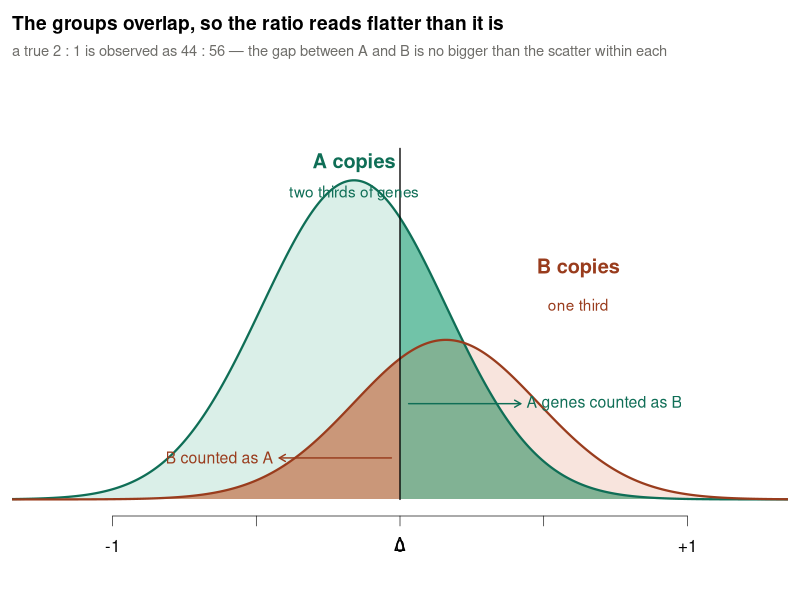
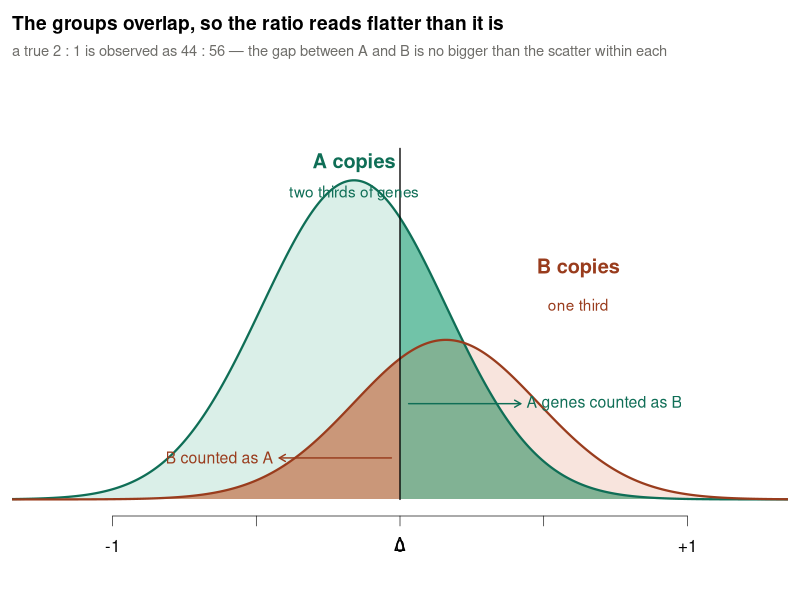

These figures' R source, in order:
#!/usr/bin/env Rscript
# ============================================================================
# PF_whynot23 -- why a true 2:1 is observed as ~56:44
#
# DR02_label.R's model: an A copy centres at -0.16, a B copy at +0.16, each
# with per-gene sd ~0.32. So the separation equals the noise. Mixed 2:1, the
# tails cross zero and get counted on the wrong side -- and because A copies
# are twice as numerous, more A leaks right than B leaks left.
#
#   observed frac_A = (2/3)(1-e) + (1/3)e,  e = P(Z > 0.32/0.32 / 2) = 0.309
#                   = 0.564
#
# OUT presentation_figures/PFdelta_whynot23.{pdf,png}
# ============================================================================
setwd(Sys.getenv("SUBG_BASE", getwd())); options(width=205)
OUT <- "presentation_figures"; dir.create(OUT, showWarnings=FALSE)
A_COL <- "#0F6E56"; B_COL <- "#993C1D"; N_COL <- "#6E6D69"
A_FIL <- "#1D9E75"; B_FIL <- "#D85A30"

MU <- 0.16; SD <- 0.32; WA <- 2/3
e   <- pnorm(0, MU, SD, lower.tail=FALSE)
obs <- WA*(1-e) + (1-WA)*e
cat(sprintf("\n  component means %+.2f / %+.2f | per-gene sd %.2f\n", -MU, MU, SD))
cat(sprintf("  P(a copy lands on the wrong side of 0) = %.3f\n", e))
cat(sprintf("  true 2:1 (%.3f) is observed as %.3f  ->  %.0f : %.0f\n\n",
    WA, obs, 100*obs, 100*(1-obs)))

x  <- seq(-1.6, 1.6, length.out=1200)
ya <- WA*dnorm(x, -MU, SD); yb <- (1-WA)*dnorm(x, MU, SD)

draw <- function(){
  par(mar=c(4.2,0.6,3.4,0.6))
  plot(NA, xlim=c(-1.25,1.25), ylim=c(0, max(ya)*1.30), axes=FALSE, xlab="", ylab="")
  wr <- x >= 0; wl <- x <= 0
  polygon(c(0,x[wr],max(x[wr])), c(0,ya[wr],0), col=adjustcolor(A_FIL, alpha.f=0.55), border=NA)
  polygon(c(min(x[wl]),x[wl],0), c(0,yb[wl],0), col=adjustcolor(B_FIL, alpha.f=0.55), border=NA)
  polygon(c(x,rev(x)), c(ya,rep(0,length(x))), col=adjustcolor(A_FIL, alpha.f=0.16), border=NA)
  polygon(c(x,rev(x)), c(yb,rep(0,length(x))), col=adjustcolor(B_FIL, alpha.f=0.16), border=NA)
  lines(x, ya, lwd=2.2, col=A_COL); lines(x, yb, lwd=2.2, col=B_COL)
  segments(0, 0, 0, max(ya)*1.10, lwd=1.3, col="black")

  text(-MU, max(ya)*1.055, "A copies", adj=0.5, cex=1.2, font=2, col=A_COL)
  text(-MU, max(ya)*0.96,  "two thirds of genes", adj=0.5, cex=0.92, col=A_COL)
  text( 0.62, max(yb)*1.45, "B copies", adj=0.5, cex=1.2, font=2, col=B_COL)
  text( 0.62, max(yb)*1.22, "one third", adj=0.5, cex=0.92, col=B_COL)

  arrows(0.03, max(ya)*0.30, 0.42, max(ya)*0.30, length=0.07, lwd=1.4, col=A_COL)
  text(0.44, max(ya)*0.30, "A genes counted as B", adj=0, cex=0.95, col=A_COL)
  arrows(-0.03, max(ya)*0.13, -0.42, max(ya)*0.13, length=0.07, lwd=1.4, col=B_COL)
  text(-0.44, max(ya)*0.13, "B counted as A", adj=1, cex=0.95, col=B_COL)

  axis(1, at=c(-1,-0.5,0,0.5,1), labels=c("-1","","0","","+1"), cex.axis=1.0, lwd=0.6)
  text(0, -max(ya)*0.14, expression(Delta), cex=1.2, xpd=NA)
  mtext("The groups overlap, so the ratio reads flatter than it is",
        side=3, adj=0, line=1.7, cex=1.15, font=2)
  mtext(sprintf("a true 2 : 1 is observed as %.0f : %.0f \u2014 the gap between A and B is no bigger than the scatter within each",
        100*obs, 100*(1-obs)), side=3, adj=0, line=0.4, cex=0.88, col=N_COL) }

W <- 9; H <- 4.6
pdf(file.path(OUT,"PFdelta_whynot23.pdf"), width=W, height=H, useDingbats=FALSE); draw(); dev.off()
png(file.path(OUT,"PFdelta_whynot23.png"), width=W*160, height=H*160, res=160); draw(); dev.off()
cat("  wrote PFdelta_whynot23.pdf / .png\n")
